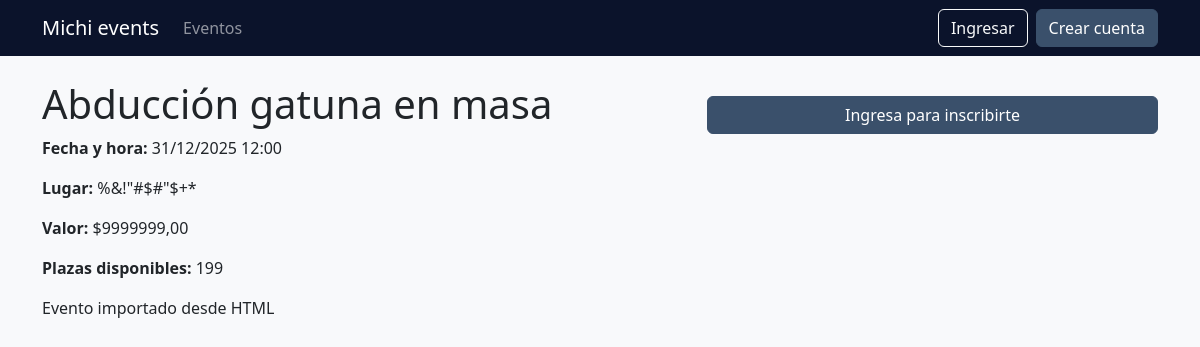
Page /events/9/ on the committed database.
### events/models.py (models this page shows, shortened)
class Event(models.Model):
    title = models.CharField(max_length=200)
    description = models.TextField(blank=True)
    datetime = models.DateTimeField()
    location = models.CharField(max_length=255)
    price = models.DecimalField(max_digits=10, decimal_places=2)
    capacity = models.PositiveIntegerField(default=0)
    image = models.ImageField(upload_to='events/', blank=True, null=True)
    @property
    def seats_taken(self):
        return self.registrations.count()
    @property
    def seats_available(self):
        return max(self.capacity - self.seats_taken, 0)
    class Meta:
        ordering = ["-datetime"]
        verbose_name = "Evento"
        verbose_name_plural = "Eventos"

### events/views.py (the view)
# urls.py: path("<int:pk>/", views.event_detail, name="detail"),
def event_detail(request, pk):
    event = get_object_or_404(Event, pk=pk)
    already_registered = False
    if request.user.is_authenticated:
        already_registered = Registration.objects.filter(user=request.user, event=event).exists()
    return render(request, "events/event_detail.html", {"event": event, "already_registered": already_registered})

### templates/events/event_detail.html (shortened to what this page needs)
{% extends "base.html" %}
{% block content %}
<div class="row">
  <div class="col-md-7">
    <h1>{{ event.title }}</h1>
    <p><strong>Fecha y hora:</strong> {{ event.datetime|date:"d/m/Y H:i" }}</p>
    <p><strong>Lugar:</strong> {{ event.location }}</p>
    <p><strong>Valor:</strong> ${{ event.price }}</p>
    <p><strong>Plazas disponibles:</strong> {{ event.seats_available }}</p>
    <p>{{ event.description }}</p>
  </div>
  <div class="col-md-5">
    <div class="mt-3 d-grid">
      {% if user.is_authenticated %}
        {% if already_registered %}
          <a href="{% url 'events:cancel' event.pk %}" class="btn btn-outline-danger">Anular inscripción</a>
        {% else %}
          {% if event.seats_available > 0 %}
            <a href="{% url 'events:register' event.pk %}" class="btn btn-success">Inscribirme</a>
          {% else %}
            <button class="btn btn-secondary" disabled>Sin cupos</button>
          {% endif %}
        {% endif %}
      {% else %}
        <a href="{% url 'login' %}?next={% url 'events:detail' event.pk %}" class="btn btn-primary">Ingresa para inscribirte</a>
      {% endif %}
    </div>
  </div>
</div>
{% endblock %}

### static/css/site.css (style rules this page uses)
body { padding-bottom:40px }

### static/css/theme.css (style rules this page uses)
:root { --brand-bg: #0b132b; --brand-primary: #1c2541; --brand-accent: #3a506b; --brand-muted: #5bc0be; --brand-contrast: #ffffff; }
.btn-primary { background-color: var(--brand-accent); border-color: var(--brand-accent); }
a { color: var(--brand-muted); }
body { background-color: #f8f9fb; }

### rows in the picture
Event: title "Abducción gatuna en masa", datetime "31/12/2025 12:00", location "%&!\"#$#\"$+*", price "9999999,00", seats_available "199", description "Evento importado desde HTML"
